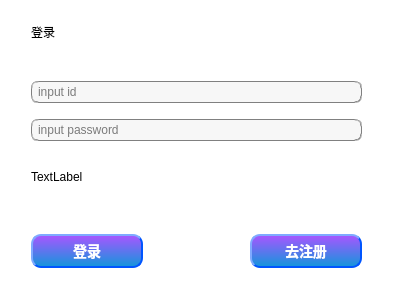
<?xml version="1.0" encoding="UTF-8"?>
<ui version="4.0">
 <class>widget_login</class>
 <widget class="QWidget" name="widget_login">
  <property name="geometry">
   <rect>
    <x>0</x>
    <y>0</y>
    <width>400</width>
    <height>300</height>
   </rect>
  </property>
  <property name="minimumSize">
   <size>
    <width>400</width>
    <height>300</height>
   </size>
  </property>
  <property name="maximumSize">
   <size>
    <width>400</width>
    <height>300</height>
   </size>
  </property>
  <property name="windowTitle">
   <string>Form</string>
  </property>
  <property name="styleSheet">
   <string notr="true">background-color: rgb(255, 255, 255);</string>
  </property>
  <layout class="QGridLayout" name="gridLayout">
   <item row="0" column="0">
    <widget class="QStackedWidget" name="stackedWidget">
     <widget class="QWidget" name="page">
      <widget class="QLabel" name="label">
       <property name="geometry">
        <rect>
         <x>20</x>
         <y>0</y>
         <width>81</width>
         <height>41</height>
        </rect>
       </property>
       <property name="styleSheet">
        <string notr="true">font: 87 20pt &quot;Arial Black&quot;;</string>
       </property>
       <property name="text">
        <string>登录</string>
       </property>
      </widget>
      <widget class="QWidget" name="verticalLayoutWidget">
       <property name="geometry">
        <rect>
         <x>20</x>
         <y>60</y>
         <width>331</width>
         <height>80</height>
        </rect>
       </property>
       <layout class="QVBoxLayout" name="verticalLayout">
        <item>
         <widget class="QLineEdit" name="lineEdit_sigin_id">
          <property name="styleSheet">
           <string notr="true">background-color: rgb(247, 247, 247);
border:1px groove gray;border-radius:
7px;padding:2px 4px;
font: 10pt &quot;Candara&quot;;</string>
          </property>
          <property name="placeholderText">
           <string>input id</string>
          </property>
         </widget>
        </item>
        <item>
         <widget class="QLineEdit" name="lineEdit_sigin_pwd">
          <property name="styleSheet">
           <string notr="true">background-color: rgb(247, 247, 247);
border:1px groove gray;border-radius:
7px;padding:2px 4px;
font: 10pt &quot;Candara&quot;;</string>
          </property>
          <property name="echoMode">
           <enum>QLineEdit::EchoMode::Password</enum>
          </property>
          <property name="placeholderText">
           <string>input password</string>
          </property>
         </widget>
        </item>
       </layout>
      </widget>
      <widget class="QLabel" name="label_signin_back">
       <property name="geometry">
        <rect>
         <x>20</x>
         <y>150</y>
         <width>331</width>
         <height>31</height>
        </rect>
       </property>
       <property name="text">
        <string>TextLabel</string>
       </property>
      </widget>
      <widget class="QWidget" name="horizontalLayoutWidget">
       <property name="geometry">
        <rect>
         <x>20</x>
         <y>200</y>
         <width>331</width>
         <height>80</height>
        </rect>
       </property>
       <layout class="QHBoxLayout" name="horizontalLayout">
        <item>
         <widget class="QPushButton" name="pushButton_signin">
          <property name="styleSheet">
           <string notr="true">QPushButton
{
    color:#ffffff; /*文字颜色*/
    background-color:qlineargradient(x1: 0, y1: 0, x2: 0, y2: 1, stop:0 #aa55ff, stop: 1 #1296db);/*背景色*/
    border-style:outset; /*边框风格*/
    border-width:2px;/*边框宽度*/
    border-color:#0055ff; /*边框颜色*/
    border-radius:10px; /*边框倒角*/
    font:bold 14px; /*字体*/
    font-family: Segoe UI;
    min-width:100px;/*控件最小宽度*/
    min-height:20px;/*控件最小高度*/
    padding:4px;/*内边距*/
}
 
QPushButton:hover
{
    color:#ffffff; /*文字颜色*/
    background-color:qlineargradient(x1: 0, y1: 0, x2: 0, y2: 1, stop:0 #ff55ff, stop: 1 #1296db);/*背景色*/
    border-style:outset; /*边框风格*/
    border-width:2px;/*边框宽度*/
    border-color:#0055ff; /*边框颜色*/
    border-radius:10px; /*边框倒角*/
    font:bold 14px; /*字体*/
    font-family: Segoe UI;
    min-width:100px;/*控件最小宽度*/
    min-height:20px;/*控件最小高度*/
    padding:4px;/*内边距*/
}
QPushButton:pressed
{
    color:#ffffff; /*文字颜色*/
    background-color:qlineargradient(x1: 0, y1: 0, x2: 0, y2: 1, stop:0 #ff55ff, stop: 1 #aa00ff);/*背景色*/
    border-style:outset; /*边框风格*/
    border-width:2px;/*边框宽度*/
    border-color:#0055ff; /*边框颜色*/
    border-radius:10px; /*边框倒角*/
    font:bold 14px; /*字体*/
    font-family: Segoe UI;
    min-width:100px;/*控件最小宽度*/
    min-height:20px;/*控件最小高度*/
    padding:4px;/*内边距*/
}</string>
          </property>
          <property name="text">
           <string>登录</string>
          </property>
         </widget>
        </item>
        <item>
         <spacer name="horizontalSpacer">
          <property name="orientation">
           <enum>Qt::Orientation::Horizontal</enum>
          </property>
          <property name="sizeHint" stdset="0">
           <size>
            <width>40</width>
            <height>20</height>
           </size>
          </property>
         </spacer>
        </item>
        <item>
         <widget class="QPushButton" name="pushButton_to_signup">
          <property name="styleSheet">
           <string notr="true">QPushButton
{
    color:#ffffff; /*文字颜色*/
    background-color:qlineargradient(x1: 0, y1: 0, x2: 0, y2: 1, stop:0 #aa55ff, stop: 1 #1296db);/*背景色*/
    border-style:outset; /*边框风格*/
    border-width:2px;/*边框宽度*/
    border-color:#0055ff; /*边框颜色*/
    border-radius:10px; /*边框倒角*/
    font:bold 14px; /*字体*/
    font-family: Segoe UI;
    min-width:100px;/*控件最小宽度*/
    min-height:20px;/*控件最小高度*/
    padding:4px;/*内边距*/
}
 
QPushButton:hover
{
    color:#ffffff; /*文字颜色*/
    background-color:qlineargradient(x1: 0, y1: 0, x2: 0, y2: 1, stop:0 #ff55ff, stop: 1 #1296db);/*背景色*/
    border-style:outset; /*边框风格*/
    border-width:2px;/*边框宽度*/
    border-color:#0055ff; /*边框颜色*/
    border-radius:10px; /*边框倒角*/
    font:bold 14px; /*字体*/
    font-family: Segoe UI;
    min-width:100px;/*控件最小宽度*/
    min-height:20px;/*控件最小高度*/
    padding:4px;/*内边距*/
}
QPushButton:pressed
{
    color:#ffffff; /*文字颜色*/
    background-color:qlineargradient(x1: 0, y1: 0, x2: 0, y2: 1, stop:0 #ff55ff, stop: 1 #aa00ff);/*背景色*/
    border-style:outset; /*边框风格*/
    border-width:2px;/*边框宽度*/
    border-color:#0055ff; /*边框颜色*/
    border-radius:10px; /*边框倒角*/
    font:bold 14px; /*字体*/
    font-family: Segoe UI;
    min-width:100px;/*控件最小宽度*/
    min-height:20px;/*控件最小高度*/
    padding:4px;/*内边距*/
}</string>
          </property>
          <property name="text">
           <string>去注册</string>
          </property>
         </widget>
        </item>
       </layout>
      </widget>
     </widget>
     <widget class="QWidget" name="page_2">
      <widget class="QLabel" name="label_3">
       <property name="geometry">
        <rect>
         <x>10</x>
         <y>0</y>
         <width>81</width>
         <height>41</height>
        </rect>
       </property>
       <property name="styleSheet">
        <string notr="true">font: 87 20pt &quot;Arial Black&quot;;</string>
       </property>
       <property name="text">
        <string>注册</string>
       </property>
      </widget>
      <widget class="QWidget" name="verticalLayoutWidget_2">
       <property name="geometry">
        <rect>
         <x>10</x>
         <y>52</y>
         <width>351</width>
         <height>101</height>
        </rect>
       </property>
       <layout class="QVBoxLayout" name="verticalLayout_2">
        <item>
         <widget class="QLineEdit" name="lineEdit_sign_up_name">
          <property name="styleSheet">
           <string notr="true">background-color: rgb(247, 247, 247);
border:1px groove gray;border-radius:
7px;padding:2px 4px;
font: 10pt &quot;Candara&quot;;</string>
          </property>
          <property name="placeholderText">
           <string>name</string>
          </property>
         </widget>
        </item>
        <item>
         <widget class="QLineEdit" name="lineEdit_signup_pwd1">
          <property name="styleSheet">
           <string notr="true">background-color: rgb(247, 247, 247);
border:1px groove gray;border-radius:
7px;padding:2px 4px;
font: 10pt &quot;Candara&quot;;</string>
          </property>
          <property name="echoMode">
           <enum>QLineEdit::EchoMode::Password</enum>
          </property>
          <property name="placeholderText">
           <string>input password</string>
          </property>
         </widget>
        </item>
        <item>
         <widget class="QLineEdit" name="lineEdit_signup_pwd2">
          <property name="styleSheet">
           <string notr="true">background-color: rgb(247, 247, 247);
border:1px groove gray;border-radius:
7px;padding:2px 4px;
font: 10pt &quot;Candara&quot;;</string>
          </property>
          <property name="echoMode">
           <enum>QLineEdit::EchoMode::Password</enum>
          </property>
          <property name="placeholderText">
           <string>input password again</string>
          </property>
         </widget>
        </item>
       </layout>
      </widget>
      <widget class="QLabel" name="label_signup_back">
       <property name="geometry">
        <rect>
         <x>10</x>
         <y>160</y>
         <width>351</width>
         <height>21</height>
        </rect>
       </property>
       <property name="text">
        <string>TextLabel</string>
       </property>
      </widget>
      <widget class="QWidget" name="horizontalLayoutWidget_2">
       <property name="geometry">
        <rect>
         <x>10</x>
         <y>190</y>
         <width>351</width>
         <height>80</height>
        </rect>
       </property>
       <layout class="QHBoxLayout" name="horizontalLayout_2">
        <item>
         <widget class="QPushButton" name="pushButton_signup">
          <property name="styleSheet">
           <string notr="true">QPushButton
{
    color:#ffffff; /*文字颜色*/
    background-color:qlineargradient(x1: 0, y1: 0, x2: 0, y2: 1, stop:0 #aa55ff, stop: 1 #1296db);/*背景色*/
    border-style:outset; /*边框风格*/
    border-width:2px;/*边框宽度*/
    border-color:#0055ff; /*边框颜色*/
    border-radius:10px; /*边框倒角*/
    font:bold 14px; /*字体*/
    font-family: Segoe UI;
    min-width:100px;/*控件最小宽度*/
    min-height:20px;/*控件最小高度*/
    padding:4px;/*内边距*/
}
 
QPushButton:hover
{
    color:#ffffff; /*文字颜色*/
    background-color:qlineargradient(x1: 0, y1: 0, x2: 0, y2: 1, stop:0 #ff55ff, stop: 1 #1296db);/*背景色*/
    border-style:outset; /*边框风格*/
    border-width:2px;/*边框宽度*/
    border-color:#0055ff; /*边框颜色*/
    border-radius:10px; /*边框倒角*/
    font:bold 14px; /*字体*/
    font-family: Segoe UI;
    min-width:100px;/*控件最小宽度*/
    min-height:20px;/*控件最小高度*/
    padding:4px;/*内边距*/
}
QPushButton:pressed
{
    color:#ffffff; /*文字颜色*/
    background-color:qlineargradient(x1: 0, y1: 0, x2: 0, y2: 1, stop:0 #ff55ff, stop: 1 #aa00ff);/*背景色*/
    border-style:outset; /*边框风格*/
    border-width:2px;/*边框宽度*/
    border-color:#0055ff; /*边框颜色*/
    border-radius:10px; /*边框倒角*/
    font:bold 14px; /*字体*/
    font-family: Segoe UI;
    min-width:100px;/*控件最小宽度*/
    min-height:20px;/*控件最小高度*/
    padding:4px;/*内边距*/
}</string>
          </property>
          <property name="text">
           <string>注册</string>
          </property>
         </widget>
        </item>
        <item>
         <spacer name="horizontalSpacer_2">
          <property name="orientation">
           <enum>Qt::Orientation::Horizontal</enum>
          </property>
          <property name="sizeHint" stdset="0">
           <size>
            <width>40</width>
            <height>20</height>
           </size>
          </property>
         </spacer>
        </item>
        <item>
         <widget class="QPushButton" name="pushButton_to_signin">
          <property name="styleSheet">
           <string notr="true">QPushButton
{
    color:#ffffff; /*文字颜色*/
    background-color:qlineargradient(x1: 0, y1: 0, x2: 0, y2: 1, stop:0 #aa55ff, stop: 1 #1296db);/*背景色*/
    border-style:outset; /*边框风格*/
    border-width:2px;/*边框宽度*/
    border-color:#0055ff; /*边框颜色*/
    border-radius:10px; /*边框倒角*/
    font:bold 14px; /*字体*/
    font-family: Segoe UI;
    min-width:100px;/*控件最小宽度*/
    min-height:20px;/*控件最小高度*/
    padding:4px;/*内边距*/
}
 
QPushButton:hover
{
    color:#ffffff; /*文字颜色*/
    background-color:qlineargradient(x1: 0, y1: 0, x2: 0, y2: 1, stop:0 #ff55ff, stop: 1 #1296db);/*背景色*/
    border-style:outset; /*边框风格*/
    border-width:2px;/*边框宽度*/
    border-color:#0055ff; /*边框颜色*/
    border-radius:10px; /*边框倒角*/
    font:bold 14px; /*字体*/
    font-family: Segoe UI;
    min-width:100px;/*控件最小宽度*/
    min-height:20px;/*控件最小高度*/
    padding:4px;/*内边距*/
}
QPushButton:pressed
{
    color:#ffffff; /*文字颜色*/
    background-color:qlineargradient(x1: 0, y1: 0, x2: 0, y2: 1, stop:0 #ff55ff, stop: 1 #aa00ff);/*背景色*/
    border-style:outset; /*边框风格*/
    border-width:2px;/*边框宽度*/
    border-color:#0055ff; /*边框颜色*/
    border-radius:10px; /*边框倒角*/
    font:bold 14px; /*字体*/
    font-family: Segoe UI;
    min-width:100px;/*控件最小宽度*/
    min-height:20px;/*控件最小高度*/
    padding:4px;/*内边距*/
}</string>
          </property>
          <property name="text">
           <string>去登录</string>
          </property>
         </widget>
        </item>
       </layout>
      </widget>
     </widget>
    </widget>
   </item>
  </layout>
 </widget>
 <resources/>
 <connections/>
</ui>
